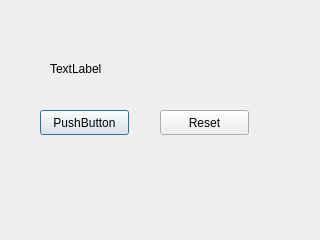
<?xml version="1.0" encoding="UTF-8"?>
<ui version="4.0">
 <class>Dialog</class>
 <widget class="QDialog" name="Dialog">
  <property name="geometry">
   <rect>
    <x>0</x>
    <y>0</y>
    <width>320</width>
    <height>240</height>
   </rect>
  </property>
  <property name="windowTitle">
   <string>Dialog</string>
  </property>
  <widget class="QLabel" name="label">
   <property name="geometry">
    <rect>
     <x>50</x>
     <y>60</y>
     <width>191</width>
     <height>17</height>
    </rect>
   </property>
   <property name="text">
    <string>TextLabel</string>
   </property>
  </widget>
  <widget class="QPushButton" name="pushButton">
   <property name="geometry">
    <rect>
     <x>40</x>
     <y>110</y>
     <width>89</width>
     <height>25</height>
    </rect>
   </property>
   <property name="text">
    <string>PushButton</string>
   </property>
  </widget>
  <widget class="QPushButton" name="pushButton_2">
   <property name="geometry">
    <rect>
     <x>160</x>
     <y>110</y>
     <width>89</width>
     <height>25</height>
    </rect>
   </property>
   <property name="text">
    <string>Reset</string>
   </property>
  </widget>
 </widget>
 <resources/>
 <connections/>
</ui>
